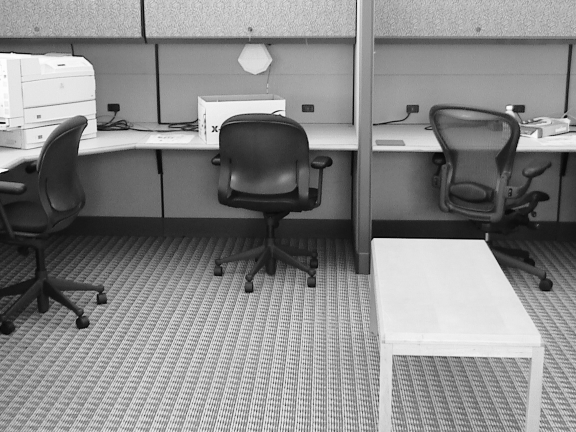
//> input picture office-00.png, 1152 x 864 px (shown at 1/2 size)
$ ./L_K_opitcal   (built with g++ and OpenCV 4)
//> lines starting //> are read from the running program, lines starting //| are printed output that depends on the picture
#include <iostream>
#include<algorithm>
#include<fstream>
#include<chrono>
#include <opencv2/opencv.hpp>
using namespace cv;


// gaussian-newton
int main(int argc, char**argv) {

	//initial p
	float p1 = 0, p2 = 0, p3 = 0, p4 = 0, p5 = 0, p6 = 0;

	cv::Mat transformMatrix = (cv::Mat_<float>(2, 3) << 1, 0, 0, 0, 1, 0);
	cv::Mat im1 = imread("office-00.png", CV_LOAD_IMAGE_GRAYSCALE);
//> im1 is the input picture: 864 rows x 1152 cols, CV_8UC1; min 0, max 254, mean 136.1
	cv::Mat Template = imread("part2.png", CV_LOAD_IMAGE_GRAYSCALE);
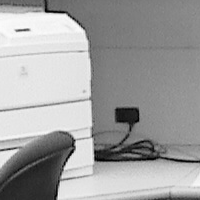
//> input picture build/part2.png, 200 x 200 px
//> Template is the input picture: 200 rows x 200 cols, CV_8UC1; min 1, max 251, mean 159.4

	//image diff as measurement
	cv::Mat im1_part = im1.rowRange(115-80, 315-80).colRange(115-80, 315-80);
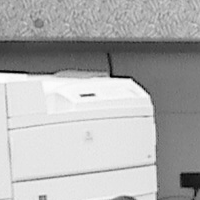
//> im1_part: 200 rows x 200 cols, CV_8UC1; min 1, max 253, mean 174.7

	float init_x = 115;
	float init_y = 115;
	cv::Mat deltaP = cv::Mat::ones(6, 1, CV_32F);

#if 1
	for (int t = 0; t <= 130; t++) {
		std::cout << "deltaP=" << cv::norm(deltaP) << std::endl;
		if (cv::norm(deltaP) < 0.01)
			break;

		cv::Mat error = Template - im1_part;

		//sobel image gradient Ix, Iy
		cv::Mat sobel_x_im1_part;
		cv::Mat sobel_y_im1_part;
		cv::Sobel(im1_part, sobel_x_im1_part, CV_32F, 1, 0, 3);
		cv::Sobel(im1_part, sobel_y_im1_part, CV_32F, 0, 1, 3);
		//

		cv::Mat Hessi_ACC = cv::Mat::zeros(6, 6, CV_32F); //初始值为0阵
		cv::Mat totalDesc = cv::Mat::zeros(6, 1, CV_32F); //初始值为0阵，其维数为（6*1）*1
		cv: Mat JacobiW;

		for (int i = 0; i < Template.rows; i++) {
			for (int j = 0; j < Template.cols; j++) {
				cv::Mat error = cv::Mat::zeros(1, 1, CV_32F);
				JacobiW =(cv::Mat_<float>(2, 6) << j, 0, i, 0, 1, 0, 0, j, 0, i, 0, 1);

				cv::Mat GradientXY =
						(cv::Mat_<float>(1, 2)
								<< sobel_x_im1_part.at<float>(j, i), sobel_y_im1_part.at<
								float>(j, i));

				cv::Mat GradientXY_jacobian = GradientXY * JacobiW;
				cv::Mat Hessi = GradientXY_jacobian.t() * GradientXY_jacobian;
				Hessi_ACC = Hessi + Hessi_ACC;

				error = (cv::Mat_<float>(1, 1)
						<< (float) Template.at<uchar>(j, i)
								- (float) im1_part.at<uchar>(j, i));

				totalDesc = (GradientXY_jacobian.t() * error) + totalDesc; //6*1

			}
		}

		//update dela p
		deltaP = Hessi_ACC.inv() * totalDesc;
//                std::cout << deltaP << std::endl;
		p1 = p1 + deltaP.at<float>(0, 0);
		p2 = p2 + deltaP.at<float>(0, 1);
		p3 = p3 + deltaP.at<float>(0, 2);

		p4 = p4 + deltaP.at<float>(0, 3);
		p5 = p5 + deltaP.at<float>(0, 4);
		p6 = p6 + deltaP.at<float>(0, 5);
		//warp source image
#if 1
		cv::Mat warp_dst;
		//cv::Mat warp_dst =  Mat::zeros( im1.rows, im1.cols, im1.type() );//
		cv::Mat affine_update = (cv::Mat_<float>(2, 3) << 1 + p1, p3, p5, p2, 1
				+ p4, p6);
		cv::Mat Point2d = (cv::Mat_<float>(3, 1) << init_x, init_y, 1);

		cv::Mat Point2d_newWarp = affine_update * Point2d;
//                std::cout << "Point2d_newWarp" << Point2d_newWarp <<std::endl;
		init_x = Point2d_newWarp.at<float>(0, 0);
		init_y = Point2d_newWarp.at<float>(0, 1);
		warpAffine(im1, warp_dst, affine_update, im1.size());
//> (the run ends here: the program stops with an error, at `im1_part = warp_dst.rowRange(init_x, init_x + 200).colRange(init_y,`)
